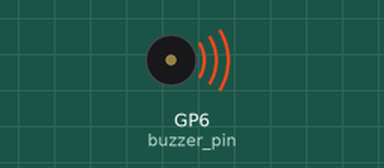
The program below on a simulated Raspberry Pi Pico running MicroPython. On the bench: buzzer (waves = sounding). At 4.4 s the program stops and its outputs stay as they are.

Above: at 0.2 s.
At 2.72 s:
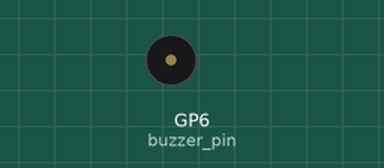
Timing chart, 0 to 3.0 s (numbered marks = the images above):
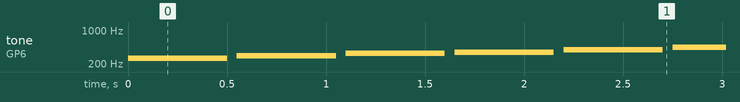

Measured:
- by itself, tone on GP6 (buzzer_pin): plays 262 Hz for 0.50 s, 294 Hz for 0.50 s, 330 Hz for 0.50 s, 349 Hz for 0.50 s, 392 Hz for 0.50 s, 440 Hz for 0.50 s … (8 notes in this stretch)

The program:

05_buzzer_02.py
```python
from machine import Pin, PWM
import time

buzzer_pin = PWM(Pin(6))
melody = [262,294,330,349,392,440,494,523]

for note in range(len(melody)):
    buzzer_pin.freq(melody[note])
    buzzer_pin.duty_u16(int(65025*0.5))
    time.sleep(0.5)
    buzzer_pin.duty_u16(0)
    time.sleep(0.05)
```
